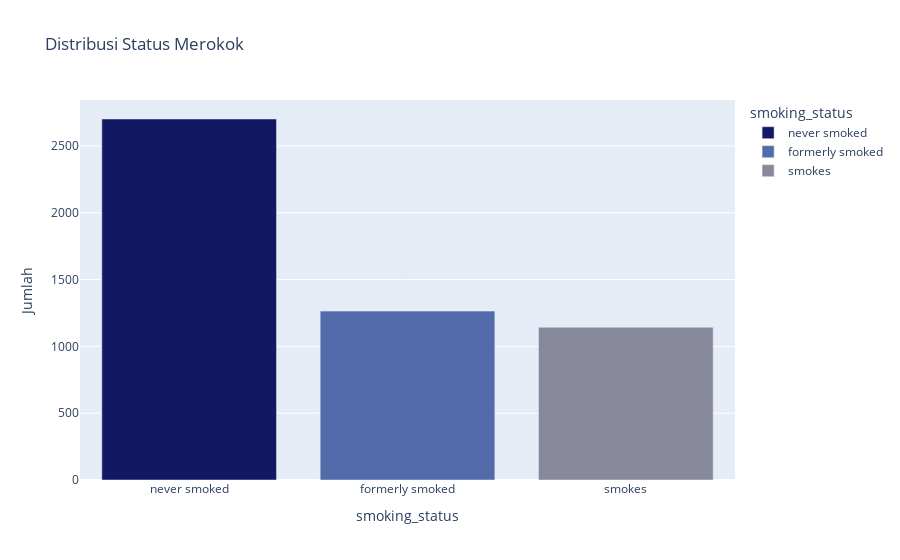

Notebook code cell kept with this figure:
### Markdown cell above
## 4. Bagaimana distribusi status merokok?

### Code cell
smoking_status_counts = df_eda['smoking_status'].value_counts().reset_index()
smoking_status_counts.columns = ['smoking_status', 'Jumlah']
custom_colors_4 = ['#131862', '#546bab', '#87889c', '#bea9de']

fig = px.bar(
    smoking_status_counts, 
    x='smoking_status', 
    y='Jumlah', 
    title='Distribusi Status Merokok',
    color='smoking_status',  
    color_discrete_sequence = custom_colors_4
)

fig.show()

### Figure 1 — Plotly figure (JSON) as saved in the notebook; plotly's stock layout.template omitted (floating-point values rounded to 4 significant figures)
{"data": [{"alignmentgroup": "True", "hovertemplate": "smoking_status=%{x}<br>Jumlah=%{y}<extra></extra>", "legendgroup": "never smoked", "marker": {"color": "#131862", "pattern": {"shape": ""}}, "name": "never smoked", "offsetgroup": "never smoked", "orientation": "v", "showlegend": true, "textposition": "auto", "type": "bar", "x": ["never smoked"], "xaxis": "x", "y": [2702], "yaxis": "y"}, {"alignmentgroup": "True", "hovertemplate": "smoking_status=%{x}<br>Jumlah=%{y}<extra></extra>", "legendgroup": "formerly smoked", "marker": {"color": "#546bab", "pattern": {"shape": ""}}, "name": "formerly smoked", "offsetgroup": "formerly smoked", "orientation": "v", "showlegend": true, "textposition": "auto", "type": "bar", "x": ["formerly smoked"], "xaxis": "x", "y": [1264], "yaxis": "y"}, {"alignmentgroup": "True", "hovertemplate": "smoking_status=%{x}<br>Jumlah=%{y}<extra></extra>", "legendgroup": "smokes", "marker": {"color": "#87889c", "pattern": {"shape": ""}}, "name": "smokes", "offsetgroup": "smokes", "orientation": "v", "showlegend": true, "textposition": "auto", "type": "bar", "x": ["smokes"], "xaxis": "x", "y": [1143], "yaxis": "y"}], "layout": {"barmode": "relative", "legend": {"title": {"text": "smoking_status"}, "tracegroupgap": 0}, "title": {"text": "Distribusi Status Merokok"}, "xaxis": {"anchor": "y", "categoryarray": ["never smoked", "formerly smoked", "smokes"], "categoryorder": "array", "domain": [0, 1], "title": {"text": "smoking_status"}}, "yaxis": {"anchor": "x", "domain": [0, 1], "title": {"text": "Jumlah"}}}}
